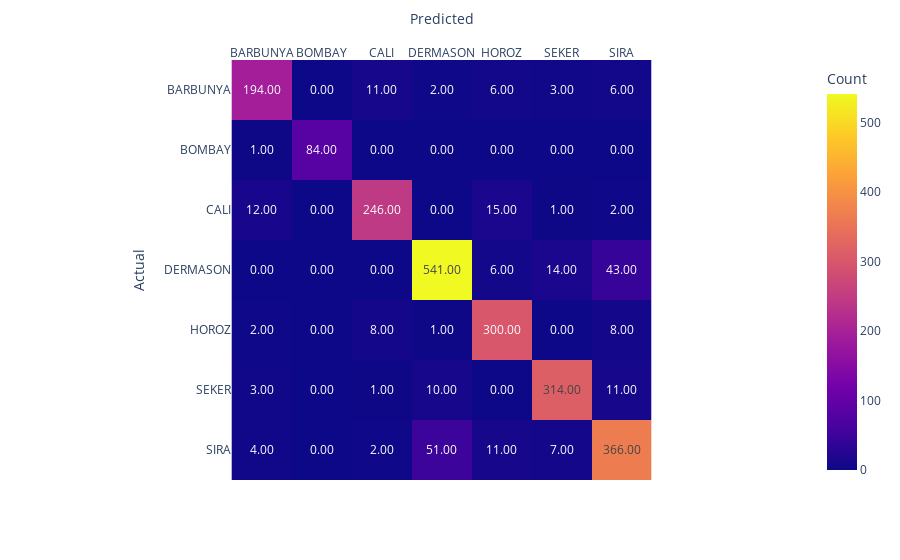

The code cell stored with this chart in its notebook:
### Markdown cell above
Tree accuracy: 0.89  
Tree f1 score: 0.89

### Code cell
#dodanie CRITERION GINI
tree = DecisionTreeClassifier(max_depth=10000, random_state=42, criterion='gini')
tree.fit(X_train, y_encoded)
y_hat = tree.predict(X_val)
print("Tree accuracy: {:.2f}".format(tree.score(X_val, y_val_encoded)))
print("Tree f1 score: {:.2f}".format(sklearn.metrics.f1_score(y_val_encoded, y_hat, average='weighted')))

y_hat = enc.inverse_transform(y_hat)
cm1 = confusion_matrix(y_val, y_hat)
#print(f"confusion matrix:")
#print(cm)
fig = px.imshow(cm1, labels=dict(x="Predicted", y="Actual", color="Count"), x=class_names, y=class_names,text_auto='.2f')
fig.update_xaxes(side="top")
fig.show()

### Figure 1 — Plotly figure (JSON) as saved in the notebook; plotly's stock layout.template omitted (floating-point values rounded to 4 significant figures)
{"data": [{"coloraxis": "coloraxis", "hovertemplate": "Predicted: %{x}<br>Actual: %{y}<br>Count: %{z}<extra></extra>", "name": "0", "texttemplate": "%{z:.2f}", "type": "heatmap", "x": ["BARBUNYA", "BOMBAY", "CALI", "DERMASON", "HOROZ", "SEKER", "SIRA"], "xaxis": "x", "y": ["BARBUNYA", "BOMBAY", "CALI", "DERMASON", "HOROZ", "SEKER", "SIRA"], "yaxis": "y", "z": [[194, 0, 11, 2, 6, 3, 6], [1, 84, 0, 0, 0, 0, 0], [12, 0, 246, 0, 15, 1, 2], [0, 0, 0, 541, 6, 14, 43], [2, 0, 8, 1, 300, 0, 8], [3, 0, 1, 10, 0, 314, 11], [4, 0, 2, 51, 11, 7, 366]]}], "layout": {"coloraxis": {"colorbar": {"title": {"text": "Count"}}, "colorscale": [[0, "#0d0887"], [0.1111, "#46039f"], [0.2222, "#7201a8"], [0.3333, "#9c179e"], [0.4444, "#bd3786"], [0.5556, "#d8576b"], [0.6667, "#ed7953"], [0.7778, "#fb9f3a"], [0.8889, "#fdca26"], [1, "#f0f921"]]}, "margin": {"t": 60}, "xaxis": {"anchor": "y", "constrain": "domain", "domain": [0, 1], "scaleanchor": "y", "side": "top", "title": {"text": "Predicted"}}, "yaxis": {"anchor": "x", "autorange": "reversed", "constrain": "domain", "domain": [0, 1], "title": {"text": "Actual"}}}}
